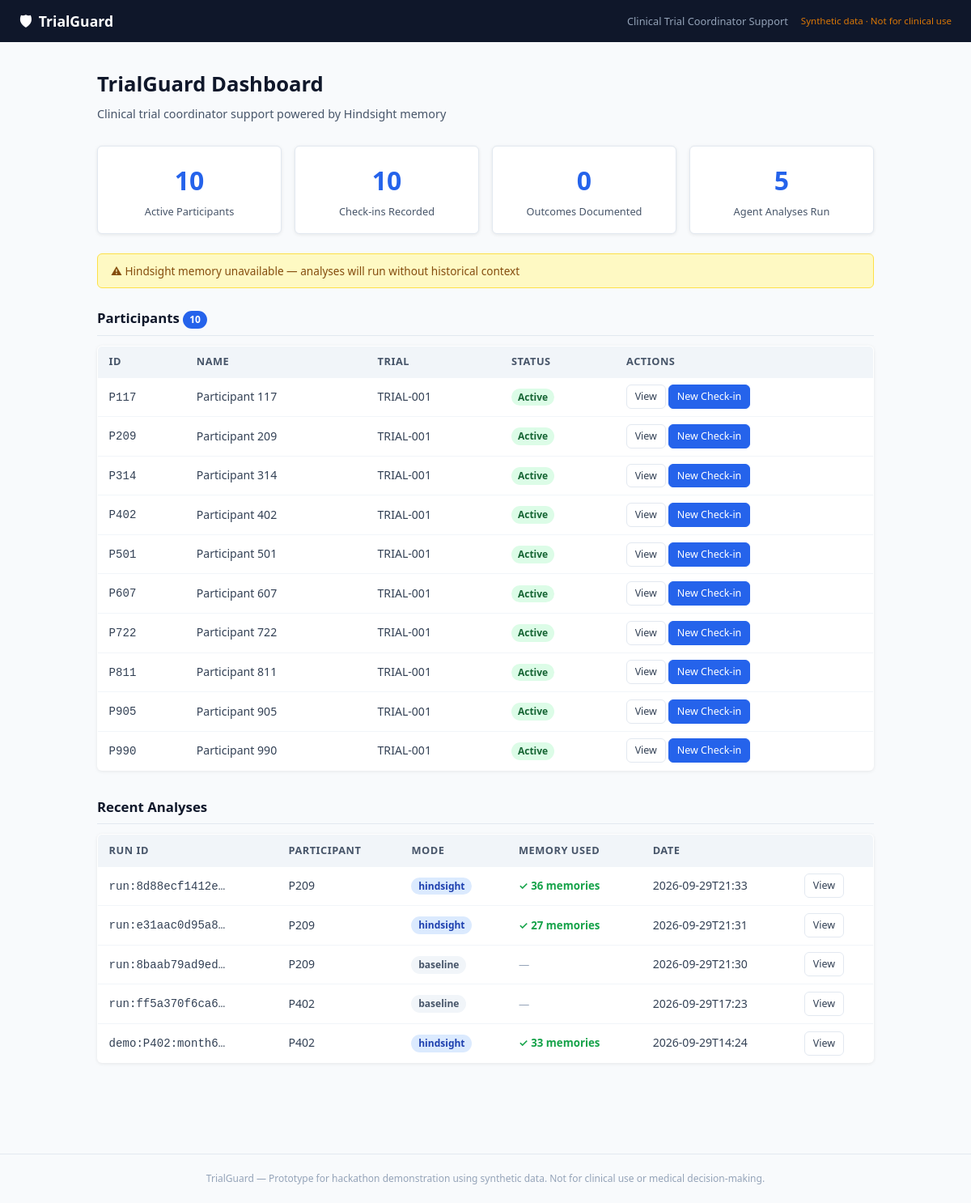
The page / on the database its author committed.
### tables this page shows
CREATE TABLE participants (
    id           TEXT PRIMARY KEY,
    display_name TEXT NOT NULL,
    trial_id     TEXT NOT NULL DEFAULT 'TRIAL-001',
    status       TEXT NOT NULL DEFAULT 'Active',
    created_at   TEXT NOT NULL
);

CREATE TABLE agent_runs (
    id                  TEXT PRIMARY KEY,
    checkin_id          TEXT REFERENCES checkins(id),
    mode                TEXT NOT NULL DEFAULT 'hindsight',
    hindsight_query     TEXT,
    retrieved_memories  TEXT,
    final_output        TEXT,
    created_at          TEXT NOT NULL
);

CREATE TABLE checkins (
    id             TEXT PRIMARY KEY,
    participant_id TEXT NOT NULL REFERENCES participants(id),
    occurred_at    TEXT NOT NULL,
    raw_text       TEXT NOT NULL,
    created_at     TEXT NOT NULL
);

### app.py (the view)
@app.route("/")
def dashboard():
    stats        = db.get_stats()
    participants = db.list_participants()
    recent_runs  = db.recent_agent_runs(limit=5)
    hindsight_ok = True
    hindsight_version = "unknown"
    mem._reset_client()
    try:
        hindsight_version = mem.get_version()
    except Exception as e:
        app.logger.warning("Hindsight health check failed: %s: %s", type(e).__name__, e)
        hindsight_ok = False
    return render_template(
        "dashboard.html",
        stats=stats,
        participants=participants,
        recent_runs=recent_runs,
        hindsight_ok=hindsight_ok,
        hindsight_version=hindsight_version,
    )

### app.py (called while the page is built)
@app.before_request
def _startup():
    db.init_db()

### db.py (called while the page is built)
def _conn() -> sqlite3.Connection:
    DB_PATH.parent.mkdir(parents=True, exist_ok=True)
    con = sqlite3.connect(str(DB_PATH))
    con.row_factory = sqlite3.Row          # rows accessible as dicts
    con.execute("PRAGMA journal_mode=WAL")  # safer concurrent access
    con.execute("PRAGMA foreign_keys=ON")
    return con

def init_db() -> None:
    with _conn() as con:
        con.executescript(_SCHEMA)
    logger.info("Database initialised at %s", DB_PATH)

def list_participants() -> list[dict[str, Any]]:
    with _conn() as con:
        rows = con.execute(
            "SELECT * FROM participants ORDER BY id"
        ).fetchall()
    return [dict(r) for r in rows]

def recent_agent_runs(limit: int = 10) -> list[dict[str, Any]]:
    with _conn() as con:
        rows = con.execute(
            """
            SELECT ar.*, c.participant_id
            FROM agent_runs ar
            LEFT JOIN checkins c ON ar.checkin_id = c.id
            ORDER BY ar.created_at DESC
            LIMIT ?
            """,
            (limit,),
        ).fetchall()
    result = []
    for row in rows:
        d = dict(row)
        try:
            d["final_output"]       = json.loads(d["final_output"] or "{}")
        except (json.JSONDecodeError, TypeError):
            pass
        try:
            d["retrieved_memories"] = json.loads(d["retrieved_memories"] or "[]")
        except (json.JSONDecodeError, TypeError):
            d["retrieved_memories"] = []
        result.append(d)
    return result

def get_stats() -> dict[str, int]:
    with _conn() as con:
        p  = con.execute("SELECT COUNT(*) FROM participants").fetchone()[0]
        ci = con.execute("SELECT COUNT(*) FROM checkins").fetchone()[0]
        o  = con.execute("SELECT COUNT(*) FROM outcomes").fetchone()[0]
        ar = con.execute("SELECT COUNT(*) FROM agent_runs").fetchone()[0]
    return {
        "participants": p,
        "checkins":     ci,
        "outcomes":     o,
        "agent_runs":   ar,
    }

### memory.py (called while the page is built)
def _reset_client() -> None:
    global _client
    _client = None

def get_version() -> str:
    try:
        resp: VersionResponse = _get_client().get_version()
        return resp.api_version
    except Exception:
        _reset_client()
        resp: VersionResponse = _get_client().get_version()
        return resp.api_version

### templates/dashboard.html (shortened to what this page needs)
{% extends "base.html" %}
{% block content %}
<div class="page-header">
  <h1>TrialGuard Dashboard</h1>
  <p class="subtitle">Clinical trial coordinator support powered by Hindsight memory</p>
</div>
<div class="stats-row">
  <div class="stat-card">
    <span class="stat-number">{{ stats.participants }}</span>
    <span class="stat-label">Active Participants</span>
  </div>
  <div class="stat-card">
    <span class="stat-number">{{ stats.checkins }}</span>
    <span class="stat-label">Check-ins Recorded</span>
  </div>
  <div class="stat-card">
    <span class="stat-number">{{ stats.outcomes }}</span>
    <span class="stat-label">Outcomes Documented</span>
  </div>
  <div class="stat-card">
    <span class="stat-number">{{ stats.agent_runs }}</span>
    <span class="stat-label">Agent Analyses Run</span>
  </div>
</div>
<div class="memory-status {{ 'status-ok' if hindsight_ok else 'status-warn' }}">
  {% if hindsight_ok %}
    ✓ Hindsight memory connected &mdash; API version {{ hindsight_version }}
  {% else %}
    ⚠ Hindsight memory unavailable &mdash; analyses will run without historical context
  {% endif %}
</div>
<section class="section">
  <h2>Participants <span class="badge">{{ participants|length }}</span></h2>
  {% if participants %}
  <table class="table">
    <thead>
      <tr>
        <th>ID</th><th>Name</th><th>Trial</th><th>Status</th><th>Actions</th>
      </tr>
    </thead>
    <tbody>
      {% for p in participants %}
      <tr>
        <td><code>{{ p.id }}</code></td>
        <td>{{ p.display_name }}</td>
        <td>{{ p.trial_id }}</td>
        <td><span class="status-badge status-{{ p.status|lower|replace(' ','_') }}">{{ p.status }}</span></td>
        <td>
          <a class="btn btn-sm" href="{{ url_for('participant', participant_id=p.id) }}">View</a>
          <a class="btn btn-sm btn-primary" href="{{ url_for('checkin_form', participant_id=p.id) }}">New Check-in</a>
        </td>
      </tr>
      {% endfor %}
    </tbody>
  </table>
  {% else %}
  <p class="empty-state">No participants yet. Run <code>python seed_demo.py</code> to load demo data.</p>
  {% endif %}
</section>
{% if recent_runs %}
<section class="section">
  <h2>Recent Analyses</h2>
  <table class="table">
    <thead>
      <tr><th>Run ID</th><th>Participant</th><th>Mode</th><th>Memory Used</th><th>Date</th><th></th></tr>
    </thead>
    <tbody>
      {% for run in recent_runs %}
      <tr>
        <td><code>{{ run.id[:20] }}…</code></td>
        <td>{{ run.participant_id or '—' }}</td>
        <td><span class="mode-badge mode-{{ run.mode }}">{{ run.mode }}</span></td>
        <td>
          {% if run.final_output and run.final_output.memory_used %}
            <span class="memory-yes">✓ {{ run.final_output.memories_count }} memories</span>
          {% else %}
            <span class="memory-no">—</span>
          {% endif %}
        </td>
        <td>{{ run.created_at[:16] }}</td>
        <td><a class="btn btn-sm" href="{{ url_for('result', run_id=run.id) }}">View</a></td>
      </tr>
      {% endfor %}
    </tbody>
  </table>
</section>
{% endif %}
{% endblock %}

### templates/base.html (shortened to what this page needs)
<!DOCTYPE html>
<html lang="en">
<head>
  <link rel="stylesheet" href="{{ url_for('static', filename='css/main.css') }}" />
</head>
<body>
  <nav class="navbar">
    <a class="navbar-brand" href="{{ url_for('dashboard') }}">
      <span class="brand-icon">🛡</span> TrialGuard
    </a>
    <span class="navbar-tagline">Clinical Trial Coordinator Support</span>
    <span class="navbar-disclaimer">Synthetic data · Not for clinical use</span>
  </nav>
  <main class="container">
    {% block content %}{% endblock %}
  </main>
  <footer class="footer">
    <p>TrialGuard &mdash; Prototype for hackathon demonstration using synthetic data.
       Not for clinical use or medical decision-making.</p>
  </footer>
</body>
</html>

### static/css/main.css (style rules this page uses)
:root { --blue: #2563eb; --blue-dark: #1d4ed8; --green: #16a34a; --amber: #d97706; --red: #dc2626; --slate-50: #f8fafc; --slate-100: #f1f5f9; --slate-200: #e2e8f0; --slate-400: #94a3b8; --slate-600: #475569; --slate-700: #334155; --slate-900: #0f172a; --white: #ffffff; --radius: 6px; --shadow: 0 1px 4px rgba(0,0,0,.08); }
*, *::before, *::after { box-sizing: border-box; margin: 0; padding: 0; }
body { font-family: system-ui, -apple-system, sans-serif; font-size: 15px; line-height: 1.6; color: var(--slate-700); background: var(--slate-50); }
.navbar { display: flex; align-items: center; gap: 1rem; padding: .75rem 1.5rem; background: var(--slate-900); color: var(--white); }
.navbar-brand { color: var(--white); text-decoration: none; font-size: 1.1rem; font-weight: 700; }
.brand-icon { margin-right: .25rem; }
.navbar-tagline { font-size: .8rem; color: var(--slate-400); margin-left: auto; }
.navbar-disclaimer { font-size: .72rem; color: var(--amber); }
.container { max-width: 1000px; margin: 0 auto; padding: 2rem 1.25rem; }
.page-header { margin-bottom: 1.75rem; }
.page-header h1 { font-size: 1.6rem; color: var(--slate-900); margin-bottom: .25rem; }
.subtitle { color: var(--slate-600); font-size: .9rem; }
.btn { display: inline-block; padding: .4rem .9rem; border-radius: var(--radius); border: 1px solid var(--slate-200); background: var(--white); color: var(--slate-700); text-decoration: none; font-size: .85rem; cursor: pointer; transition: background .15s; }
.btn-primary { background: var(--blue); color: var(--white); border-color: var(--blue); }
.btn-sm { padding: .25rem .6rem; font-size: .78rem; }
.stats-row { display: flex; gap: 1rem; flex-wrap: wrap; margin-bottom: 1.5rem; }
.stat-card { flex: 1; min-width: 130px; background: var(--white); border: 1px solid var(--slate-200); border-radius: var(--radius); padding: 1rem; text-align: center; box-shadow: var(--shadow); }
.stat-number { display: block; font-size: 2rem; font-weight: 700; color: var(--blue); }
.stat-label { font-size: .8rem; color: var(--slate-600); }
.memory-status { padding: .6rem 1rem; border-radius: var(--radius); font-size: .85rem; margin-bottom: 1.5rem; }
.status-warn { background: #fef9c3; color: #854d0e; border: 1px solid #fde047; }
.section { margin-bottom: 2rem; }
.section h2 { font-size: 1.05rem; font-weight: 600; color: var(--slate-900); margin-bottom: .75rem; border-bottom: 1px solid var(--slate-200); padding-bottom: .4rem; }
.table { width: 100%; border-collapse: collapse; background: var(--white); border: 1px solid var(--slate-200); border-radius: var(--radius); overflow: hidden; box-shadow: var(--shadow); }
.table th { background: var(--slate-100); padding: .55rem .85rem; text-align: left; font-size: .8rem; text-transform: uppercase; letter-spacing: .04em; color: var(--slate-600); }
.table td { padding: .55rem .85rem; border-top: 1px solid var(--slate-100); font-size: .88rem; }
.badge { display: inline-block; background: var(--blue); color: var(--white); border-radius: 999px; padding: .1rem .5rem; font-size: .75rem; font-weight: 600; }
.status-badge { padding: .15rem .5rem; border-radius: 999px; font-size: .75rem; font-weight: 600; }
.status-active { background: #dcfce7; color: #166534; }
.mode-badge { padding: .15rem .55rem; border-radius: 999px; font-size: .75rem; font-weight: 600; }
.mode-hindsight { background: #dbeafe; color: #1e40af; }
.mode-baseline { background: var(--slate-100); color: var(--slate-600); }
.memory-yes { color: var(--green); font-size: .83rem; font-weight: 600; }
.memory-no { color: var(--slate-400); font-size: .83rem; }
.footer { text-align: center; padding: 1.25rem; font-size: .75rem; color: var(--slate-400); border-top: 1px solid var(--slate-200); margin-top: 3rem; }

### rows shown on the page
participants: id "P117", display_name "Participant 117", trial_id "TRIAL-001", status "Active"
participants: id "P209", display_name "Participant 209", trial_id "TRIAL-001", status "Active"
participants: id "P314", display_name "Participant 314", trial_id "TRIAL-001", status "Active"
participants: id "P402", display_name "Participant 402", trial_id "TRIAL-001", status "Active"
participants: id "P501", display_name "Participant 501", trial_id "TRIAL-001", status "Active"
participants: id "P607", display_name "Participant 607", trial_id "TRIAL-001", status "Active"
participants: id "P722", display_name "Participant 722", trial_id "TRIAL-001", status "Active"
participants: id "P811", display_name "Participant 811", trial_id "TRIAL-001", status "Active"
participants: id "P905", display_name "Participant 905", trial_id "TRIAL-001", status "Active"
participants: id "P990", display_name "Participant 990", trial_id "TRIAL-001", status "Active"
agent_runs: id "run:8d88ecf1412e", participant_id "P209", mode "hindsight", final_output.memories_count "36", created_at "2026-09-29T21:33"
agent_runs: id "run:e31aac0d95a8", participant_id "P209", mode "hindsight", final_output.memories_count "27", created_at "2026-09-29T21:31"
agent_runs: id "run:8baab79ad9ed", participant_id "P209", mode "baseline", created_at "2026-09-29T21:30"
agent_runs: id "run:ff5a370f6ca6", participant_id "P402", mode "baseline", created_at "2026-09-29T17:23"
agent_runs: id "demo:P402:month6", participant_id "P402", mode "hindsight", final_output.memories_count "33", created_at "2026-09-29T14:24"

### other values the page prints
{{ stats.participants }} "10"
{{ stats.checkins }} "10"
{{ stats.outcomes }} "0"
{{ stats.agent_runs }} "5"
{{ participants|length }} "10"
